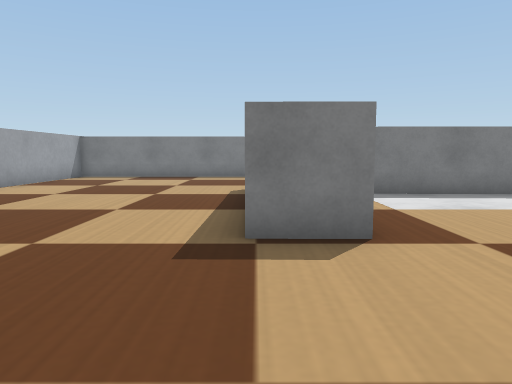
View 1 (above)

20 first-person views from a walk through a world built for the Webots simulator. The camera is 0.2 m above the floor, tilts 6° down and sees 70° across. The floor is counted in squares, 0.2 m on a side. Each view is taken from the middle of a square. On the plan, view 1 faces up. The plan holds only what a view shows up to about 13 squares ahead; the rest is blank. Robots are left out. Simple shapes and patterns stand in for the simulator's stock objects.

View 2
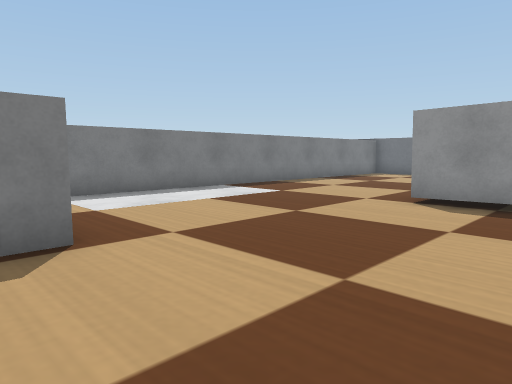

View 3
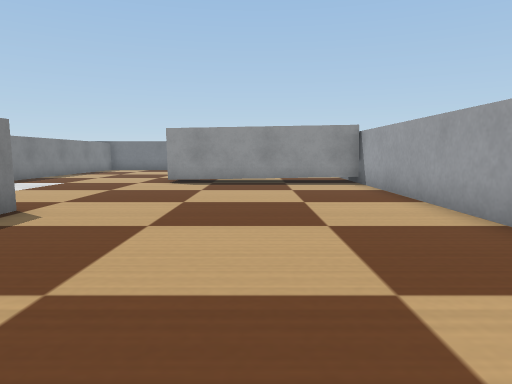

View 4
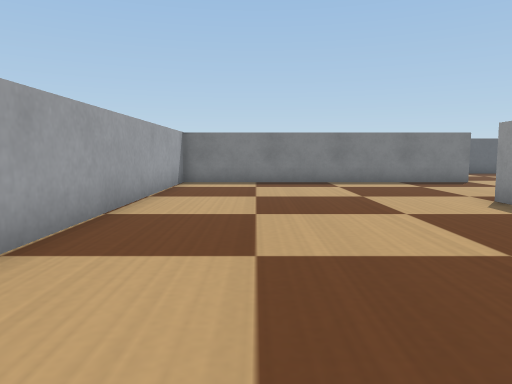

View 5
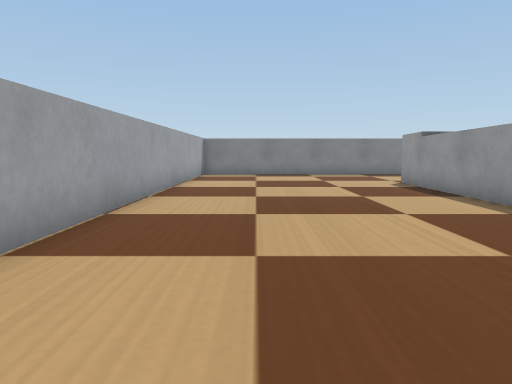

View 6
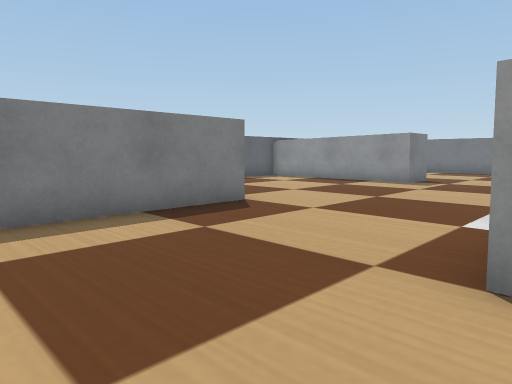

View 7
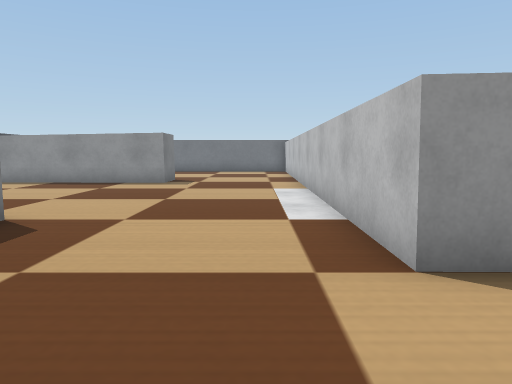

View 8
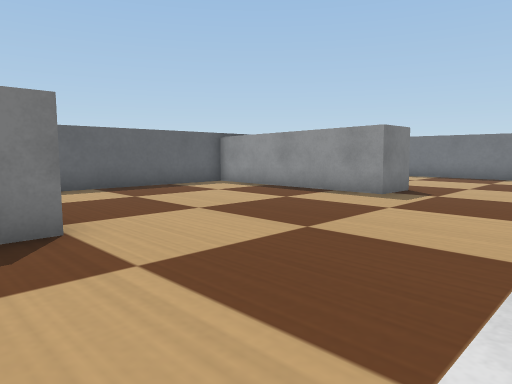

View 9
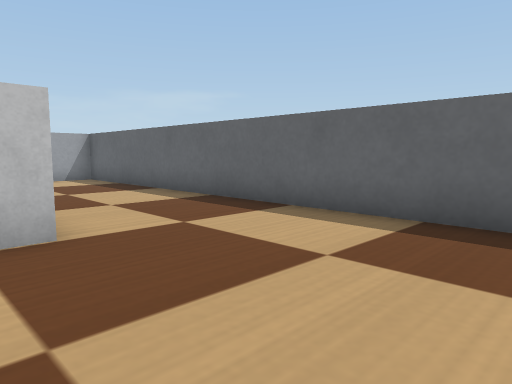

View 10
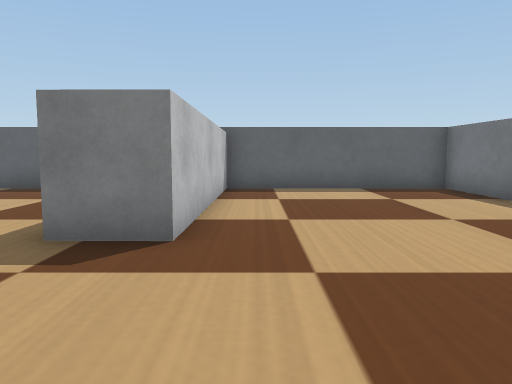

View 11
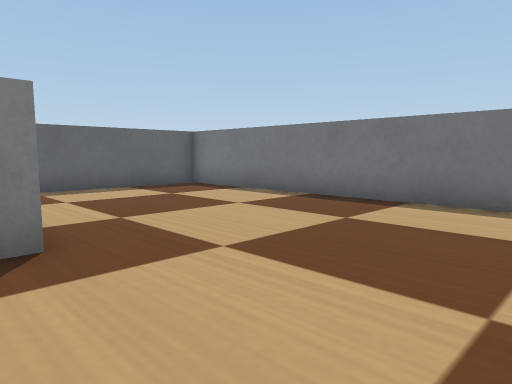

View 12
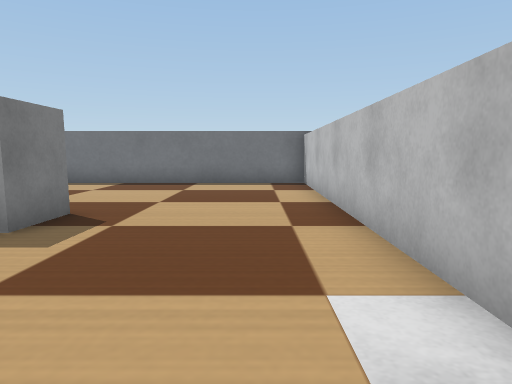

View 13
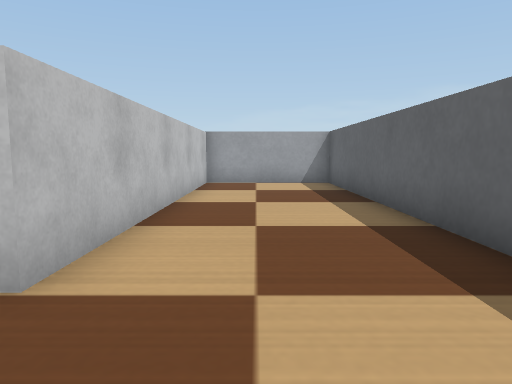

View 14
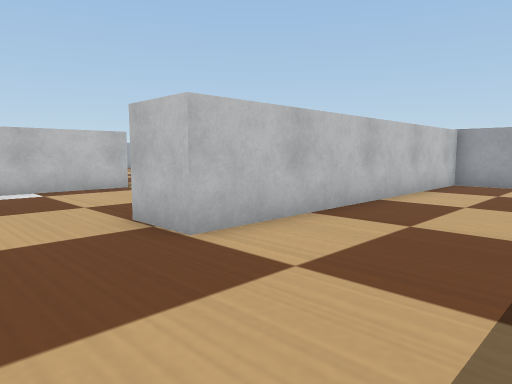

View 15
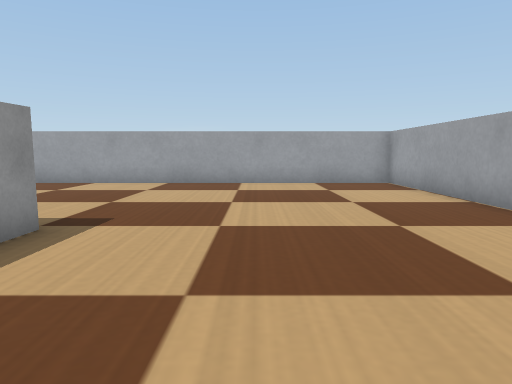

View 16
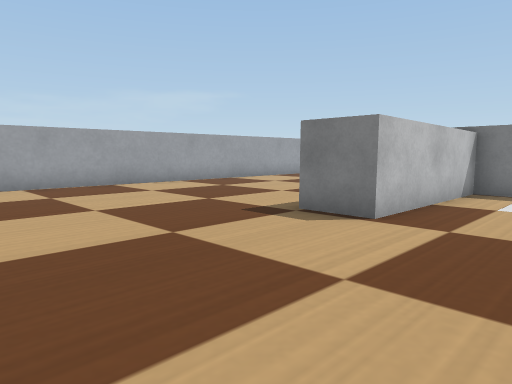

View 17
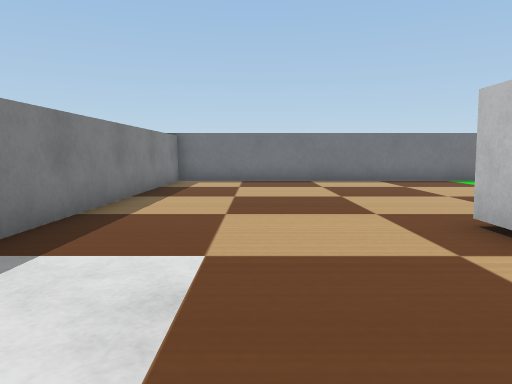

View 18
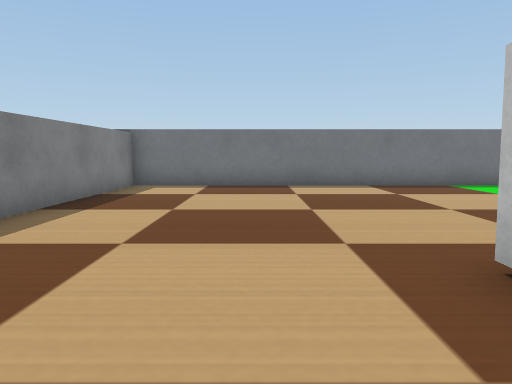

View 19
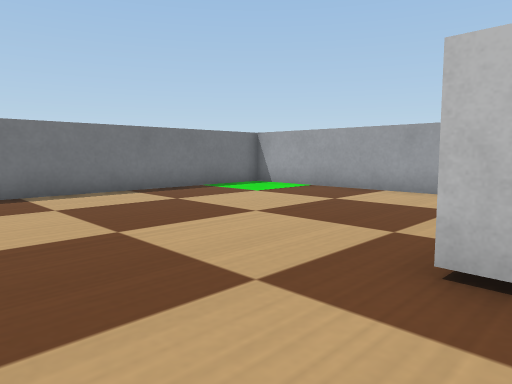

View 20
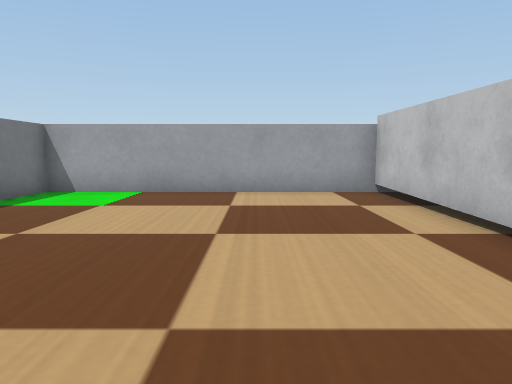

### Floor plan
Key: @ floor where view 1 was taken; # wall or solid block; . floor; B white box.
Columns run from 8 left of view 1 to 18 right of it. Each row starts with its distance up from view 1.
 22 ################## B#######
 21 #.................BB......#
 20 #.................BB......#
 19 #.................BB......#
 18 #.................BB......#
 17 BBBBBBBBBBB.......BB......#
 16 #BBBBBBBBBB.......BB......#
 15 #.................BB......#
 14 #.........................#
 13 #.........................#
 12 #.........................#
 11 #.........................#
 10 #.......###################
  9 #.......#B#################
  8 #.......BB................#
  7 #.......BB................#
  6 #.......BB................#
  5 #.......BB................#
  4 #.......BB................#
  3 #...............BB........#
  2 #...............BB........#
  1 #...............BB........#
  0 #.......@.......BB........#
 -1 #...............BB........#
 -2 #...............BB........#
 -3 #...............BB........#
 -4 ###########################

Where each view was taken, in squares from view 1:
view 1: 0 up, 0 right, facing up
view 2: 0 up, 0 right, facing up-right
view 3: 0 up, 5 left, facing right
view 4: 3 up, 5 left, facing up
view 5: 2 down, 5 left, facing up
view 6: 10 up, 3 left, facing up-right
view 7: 12 up, 3 left, facing right
view 8: 11 up, 1 right, facing up-right
view 9: 16 up, 7 right, facing up-left
view 10: 11 up, 12 right, facing up
view 11: 11 up, 10 right, facing up-right
view 12: 12 up, 5 right, facing right
view 13: 19 up, 5 right, facing left
view 14: 21 up, 5 right, facing down-left
view 15: 9 up, 3 left, facing down
view 16: 1 down, 4 right, facing up-left
view 17: 6 up, 4 right, facing right
view 18: 5 up, 6 right, facing right
view 19: 6 up, 8 right, facing down-right
view 20: 6 up, 12 right, facing down
